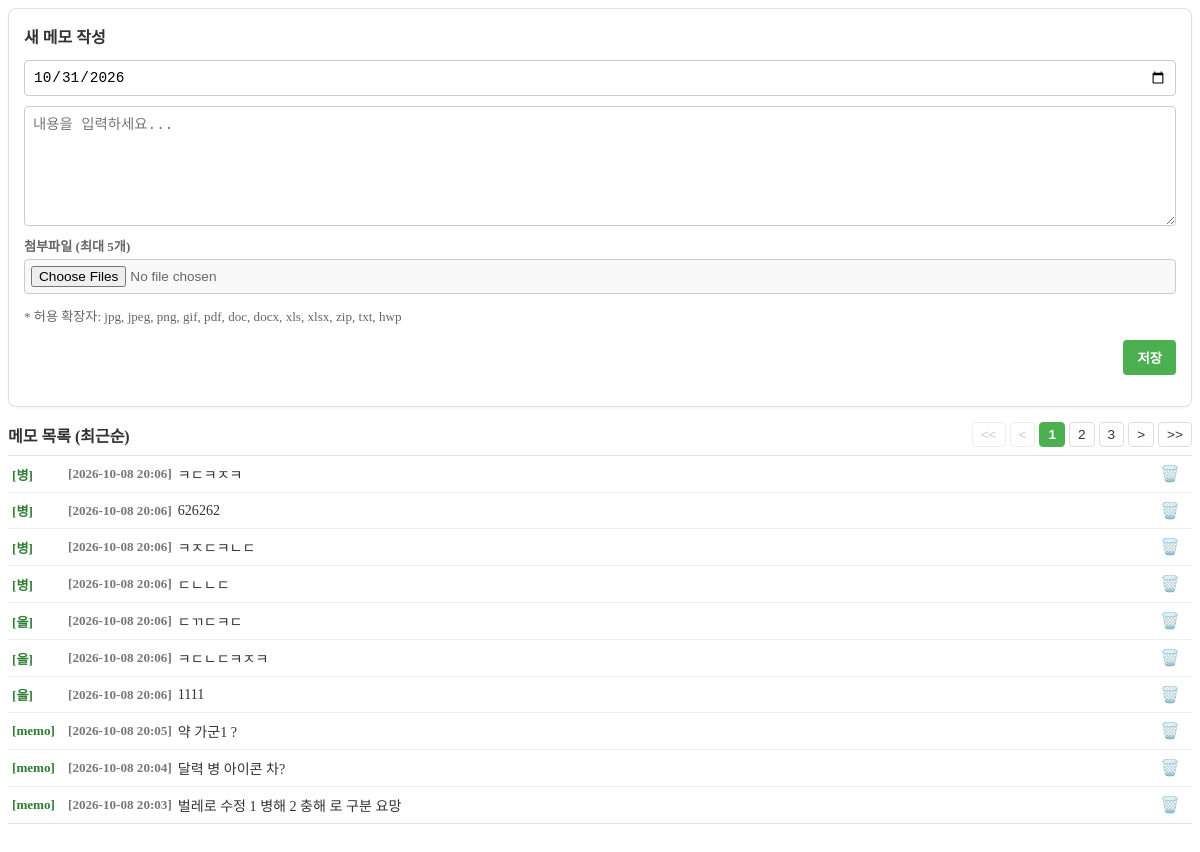
The app's page /memo.php, older data.
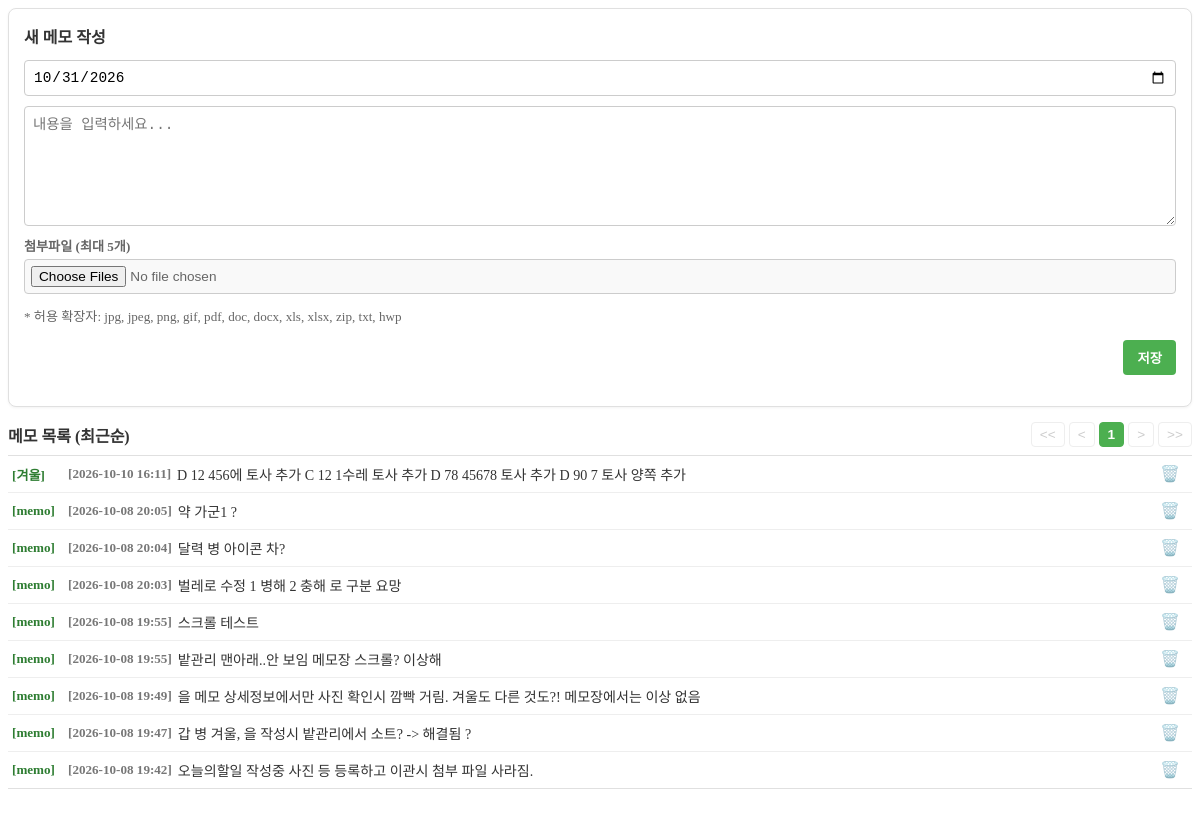
The same page, newer data.
### tables this page shows
CREATE TABLE `memoT` (
  `group_id` varchar(50) NOT NULL COMMENT '그룹 ID (문자형)',
  `id` int(11) NOT NULL AUTO_INCREMENT COMMENT '고유 식별자 ID',
  `reg_date` datetime DEFAULT current_timestamp() COMMENT '날짜 (기본값: 현재 시간)',
  `content` text DEFAULT NULL COMMENT '내용',
  `att_grp_id` bigint(20) DEFAULT NULL COMMENT '첨부파일 그룹 ID',
  PRIMARY KEY (`id`)
);

### memo.php (the view, shortened to what this page needs)
<?php
require_once __DIR__ . '/db_connect.php';
$attachment_table = 'attachment';
try {
    $dsn = "mysql:host={$db_host};port={$db_port};dbname={$db_name};charset=utf8mb4";
    $pdo = new PDO($dsn, $db_user,$db_pass, [
        PDO::ATTR_ERRMODE => PDO::ERRMODE_EXCEPTION,
        PDO::ATTR_DEFAULT_FETCH_MODE => PDO::FETCH_ASSOC,
        PDO::ATTR_EMULATE_PREPARES => false
    ]);
} catch (PDOException $e) {
    echo "<div style='color:red; text-align:center;'>데이터베이스 연결 실패: " . htmlspecialchars($e->getMessage()) . "</div>";
    exit;
}
include_once __DIR__ . '/memo_write_component.php';
$page = isset($_GET['page']) ? max(1, (int)$_GET['page']) : 1;
$limit = 10;
$offset = ($page - 1) * $limit;
$memos = [];
$totalPages = 1;
try {
    $countStmt = $pdo->query("SELECT COUNT(*) FROM memoT");
    $totalCount = $countStmt->fetchColumn();
    $totalPages = max(1, ceil($totalCount / $limit));
    $sql = "SELECT m.id,
                   m.group_id AS raw_group_id,
                   CASE WHEN m.group_id = 'memo' THEN 'memo' ELSE COALESCE(f.farm_name, m.group_id) END AS display_group_id,
                   m.reg_date,
                   m.content,
                   (SELECT COUNT(*) FROM {$attachment_table} a WHERE a.att_grp_id = m.id AND a.status = 'ACTIVE') AS file_count
            FROM memoT m
            LEFT JOIN farms f ON m.group_id = f.farm_id
            ORDER BY m.id DESC
            LIMIT :limit OFFSET :offset";
    $stmt = $pdo->prepare($sql);
    $stmt->bindValue(':limit', $limit, PDO::PARAM_INT);
    $stmt->bindValue(':offset', $offset, PDO::PARAM_INT);
    $stmt->execute();
    $memos = $stmt->fetchAll();
} catch (PDOException $e) {
}
$blockSize = 5;
$currentBlock = ceil($page / $blockSize);
$startPage = ($currentBlock - 1) * $blockSize + 1;
$endPage = min($startPage + $blockSize - 1, $totalPages);
?>
<div class="memo-container">
    <div class="memo-bottom-section">
        <div class="memo-bottom-header">
            <h3>메모 목록 (최근순)</h3>
            <div class="memo-pagination">
                <button onclick="goToPage(1)" <?php echo ($page <= 1) ? 'disabled' : ''; ?>> &lt;&lt; </button>
                <button onclick="goToPage(<?php echo max(1, $page - 1); ?>)" <?php echo ($page <= 1) ? 'disabled' : ''; ?>> &lt; </button>
                <?php for ($i = $startPage; $i <= $endPage; $i++): ?>
                    <button onclick="goToPage(<?php echo $i; ?>)" class="<?php echo ($i == $page) ? 'active' : ''; ?>"><?php echo $i; ?></button>
                <?php endfor; ?>
                <button onclick="goToPage(<?php echo min($totalPages, $page + 1); ?>)" <?php echo ($page >= $totalPages) ? 'disabled' : ''; ?>> &gt; </button>
                <button onclick="goToPage(<?php echo $totalPages; ?>)" <?php echo ($page >= $totalPages) ? 'disabled' : ''; ?>> &gt;&gt; </button>
            </div>
        </div>
        <div class="memo-list-wrapper">
            <?php if (empty($memos)): ?>
                <p style="color: #888; font-size: 0.9rem; padding: 15px;">등록된 메모가 없습니다.</p>
            <?php else: ?>
                <ul class="memo-list">
                    <?php foreach ($memos as $memo): ?>
                        <?php
                            $formattedDate = date('Y-m-d H:i', strtotime($memo['reg_date']));
                        ?>
                        <li class="memo-item"
                            data-id="<?php echo $memo['id']; ?>"
                            data-raw-group-id="<?php echo htmlspecialchars($memo['raw_group_id'], ENT_QUOTES, 'UTF-8'); ?>"
                            data-display-group-id="<?php echo htmlspecialchars($memo['display_group_id'], ENT_QUOTES, 'UTF-8'); ?>"
                            data-date="<?php echo htmlspecialchars($formattedDate, ENT_QUOTES, 'UTF-8'); ?>"
                            data-content="<?php echo htmlspecialchars($memo['content'], ENT_QUOTES, 'UTF-8'); ?>"
                            data-files="<?php echo htmlspecialchars(json_encode($memo['attachments'] ?? [], JSON_UNESCAPED_UNICODE), ENT_QUOTES, 'UTF-8'); ?>"
                            onclick="openModalFromElem(this)">
                            <div class="memo-info">
                                <span class="memo-group" title="<?php echo htmlspecialchars($memo['display_group_id']); ?>">
                                    [<?php echo htmlspecialchars($memo['display_group_id']); ?>]
                                </span>
                                <span class="memo-date">[<?php echo htmlspecialchars($formattedDate); ?>]</span>
                                <span class="memo-preview"><?php echo htmlspecialchars($memo['content']); ?></span>
                            </div>
                            <div class="memo-actions">
                                <button class="btn-delete" title="삭제" onclick="event.stopPropagation(); deleteMemo(<?php echo $memo['id']; ?>);">🗑️</button>
                            </div>
                        </li>
                    <?php endforeach; ?>
                </ul>
            <?php endif; ?>
        </div>
    </div>
</div>

Row changes from the older to the newer data that the page shows:
removed memot: display_group_id "병", reg_date "2026-10-08 20:06", content "ㅋㄷㅋㅈㅋ"
removed memot: display_group_id "병", reg_date "2026-10-08 20:06", content "626262"
removed memot: display_group_id "병", reg_date "2026-10-08 20:06", content "ㅋㅈㄷㅋㄴㄷ"
removed memot: display_group_id "병", reg_date "2026-10-08 20:06", content "ㄷㄴㄴㄷ"
removed memot: display_group_id "을", reg_date "2026-10-08 20:06", content "ㄷㄲㄷㅋㄷ"
removed memot: display_group_id "을", reg_date "2026-10-08 20:06", content "ㅋㄷㄴㄷㅋㅈㅋ"
removed memot: display_group_id "을", reg_date "2026-10-08 20:06", content "1111"
added memot: display_group_id "겨울", reg_date "2026-10-10 16:11", content "D 12 456에 토사 추가 C 12 1수레 토사 추가 D 78 45678 토사 추가 D 90 7 토사 양쪽 추가"
now on this page (row unchanged): memot: display_group_id "memo", reg_date "2026-10-08 19:55", content "스크롤 테스트"
now on this page (row unchanged): memot: display_group_id "memo", reg_date "2026-10-08 19:55", content "밭관리 맨아래..안 보임 메모장 스크롤? 이상해"
now on this page (row unchanged): memot: display_group_id "memo", reg_date "2026-10-08 19:49", content "을 메모 상세정보에서만 사진 확인시 깜빡 거림. 겨울도 다른 것도?! 메모장에서는 이상 없음"
now on this page (row unchanged): memot: display_group_id "memo", reg_date "2026-10-08 19:47", content "갑 병 겨울, 을 작성시 밭관리에서 소트? -> 해결됨 ?"
now on this page (row unchanged): memot: display_group_id "memo", reg_date "2026-10-08 19:42", content "오늘의할일 작성중 사진 등 등록하고 이관시 첨부 파일 사라짐."
Text that changed along with them:
list line gone: "2"
list line gone: "3"
